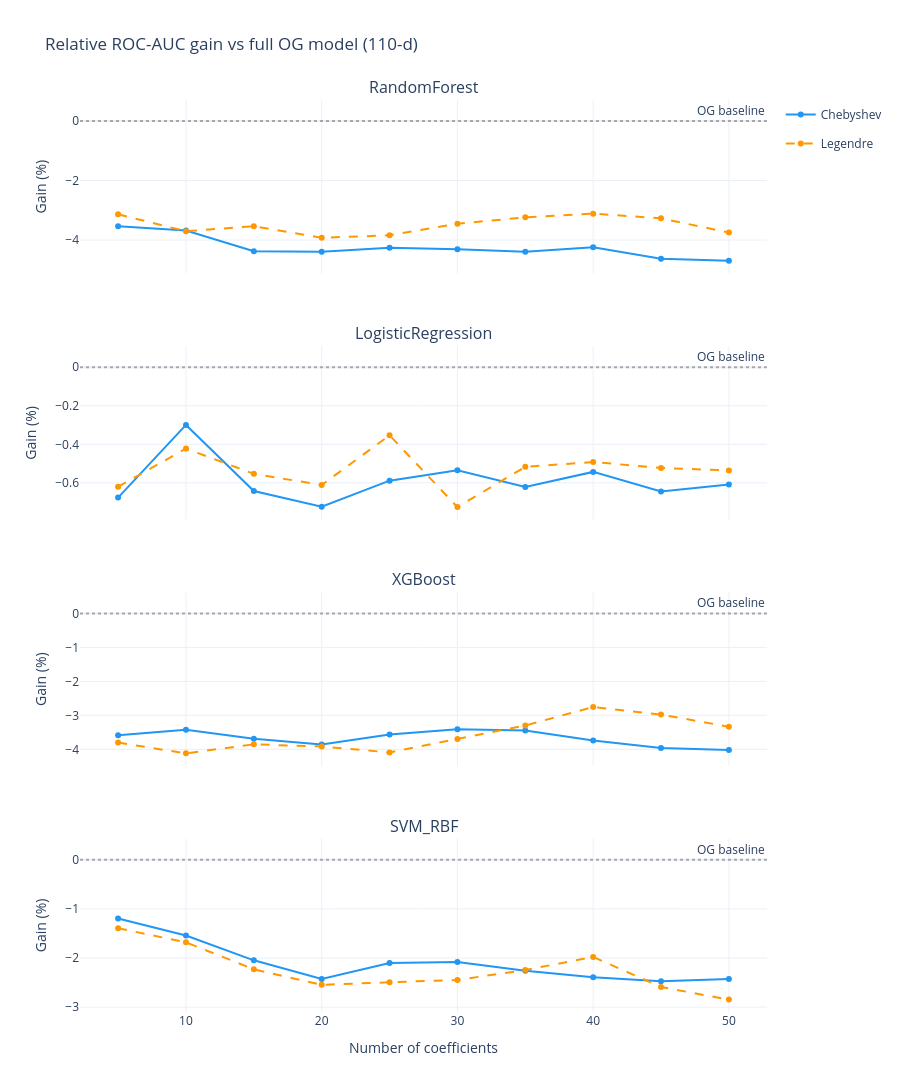
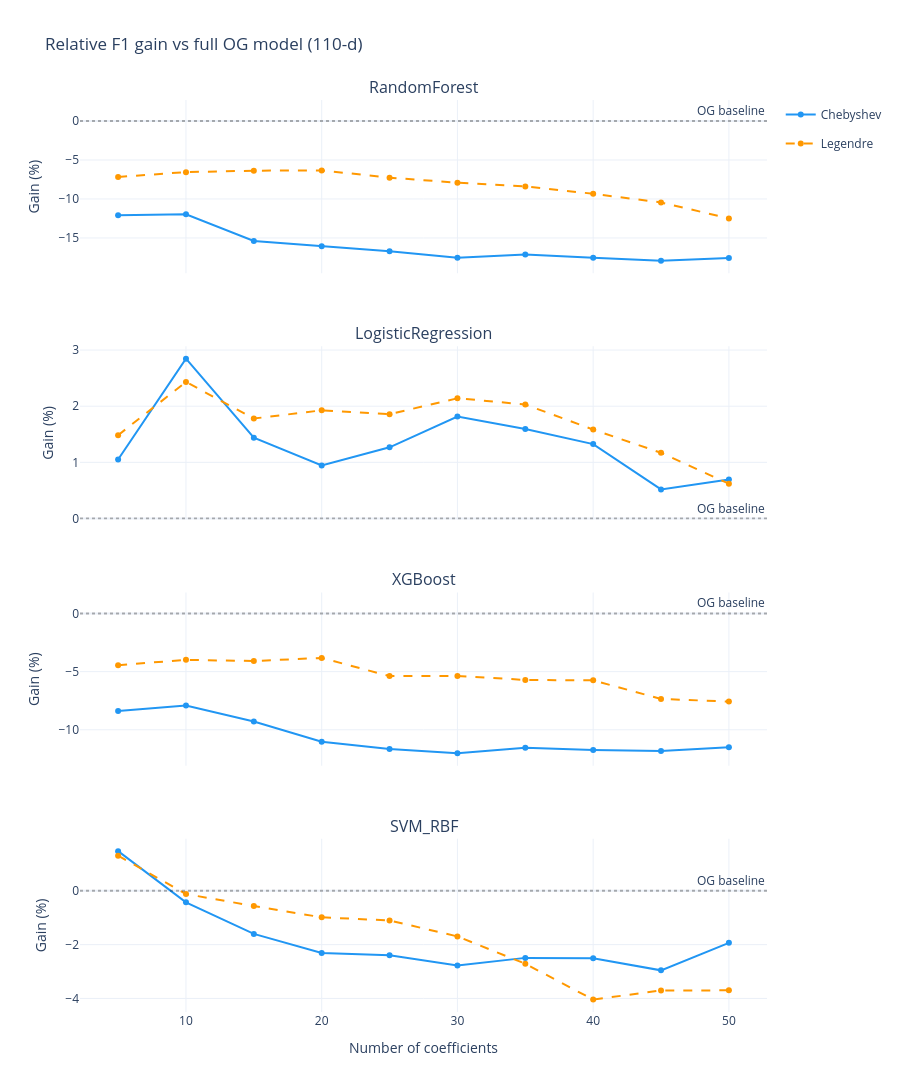

The cell these charts' notebook holds for them, in order:
### Markdown cell above
## 9. Performance Gain Relative to Full Model (OG 110-d)

For each polynomial configuration, we compute the relative gain (%) in ROC-AUC
compared to the full 110-dimensional original representation:

$$\text{Gain}(\%) = \frac{\mu(K) - \mu_{\text{OG}}}{\mu_{\text{OG}}} \times 100$$

Negative values indicate performance loss from dimensionality reduction.

### Code cell
GAIN_METRICS = ["roc_auc", "f1"]
GAIN_LABELS = {"roc_auc": "ROC-AUC", "f1": "F1"}

for metric in GAIN_METRICS:
    n_clf = len(CLASSIFIERS)
    fig = make_subplots(
        rows=n_clf, cols=1,
        subplot_titles=[str(c) for c in CLASSIFIERS],
        shared_xaxes=True,
        vertical_spacing=0.08,
    )

    for i, clf in enumerate(CLASSIFIERS):
        row = i + 1
        show_legend = (i == 0)

        og_val = og_summary[og_summary["classifier"] == clf][f"{metric}_mean"].values
        if len(og_val) == 0:
            continue
        og_val = og_val[0]

        for basis in BASES:
            mask = (summary["basis"] == basis) & (summary["classifier"] == clf)
            sub = summary[mask].sort_values("n_coeffs")
            if sub.empty:
                continue

            x = sub["n_coeffs"].values
            y_gain = ((sub[f"{metric}_mean"].values - og_val) / og_val) * 100

            fig.add_trace(go.Scatter(
                x=x, y=y_gain,
                mode="lines+markers",
                name=basis.capitalize(),
                legendgroup=basis,
                showlegend=show_legend,
                line=dict(color=BASE_COLORS[basis], dash=BASE_DASH[basis]),
                marker=dict(size=6),
                hovertemplate=(
                    f"{basis.capitalize()}<br>"
                    f"K=%{{x}}<br>Gain=%{{y:.2f}}%<extra></extra>"
                ),
            ), row=row, col=1)

        fig.add_hline(y=0, line_dash="dot", line_color="rgba(0,0,0,0.3)",
                      annotation_text="OG baseline", row=row, col=1)

    fig.update_layout(
        height=ROW_HEIGHT * n_clf,
        title_text=f"Relative {GAIN_LABELS[metric]} gain vs full OG model (110-d)",
        showlegend=True,
        template="plotly_white",
    )
    fig.update_yaxes(title_text="Gain (%)")
    fig.update_xaxes(title_text="Number of coefficients", row=n_clf, col=1)
    fig.show()

### Figure 1 — Plotly figure (JSON) as saved in the notebook; plotly's stock layout.template omitted (floating-point values rounded to 4 significant figures)
{"data": [{"hovertemplate": "Chebyshev<br>K=%{x}<br>Gain=%{y:.2f}%<extra></extra>", "legendgroup": "chebyshev", "line": {"color": "#2196F3", "dash": "solid"}, "marker": {"size": 6}, "mode": "lines+markers", "name": "Chebyshev", "showlegend": true, "type": "scatter", "x": [5, 10, 15, 20, 25, 30, 35, 40, 45, 50], "xaxis": "x", "y": [-3.539, -3.678, -4.375, -4.395, -4.261, -4.307, -4.39, -4.239, -4.628, -4.7], "yaxis": "y"}, {"hovertemplate": "Legendre<br>K=%{x}<br>Gain=%{y:.2f}%<extra></extra>", "legendgroup": "legendre", "line": {"color": "#FF9800", "dash": "dash"}, "marker": {"size": 6}, "mode": "lines+markers", "name": "Legendre", "showlegend": true, "type": "scatter", "x": [5, 10, 15, 20, 25, 30, 35, 40, 45, 50], "xaxis": "x", "y": [-3.136, -3.703, -3.537, -3.922, -3.842, -3.451, -3.237, -3.113, -3.27, -3.75], "yaxis": "y"}, {"hovertemplate": "Chebyshev<br>K=%{x}<br>Gain=%{y:.2f}%<extra></extra>", "legendgroup": "chebyshev", "line": {"color": "#2196F3", "dash": "solid"}, "marker": {"size": 6}, "mode": "lines+markers", "name": "Chebyshev", "showlegend": false, "type": "scatter", "x": [5, 10, 15, 20, 25, 30, 35, 40, 45, 50], "xaxis": "x2", "y": [-0.6766, -0.2995, -0.6423, -0.7235, -0.5887, -0.5346, -0.621, -0.5432, -0.6446, -0.6085], "yaxis": "y2"}, {"hovertemplate": "Legendre<br>K=%{x}<br>Gain=%{y:.2f}%<extra></extra>", "legendgroup": "legendre", "line": {"color": "#FF9800", "dash": "dash"}, "marker": {"size": 6}, "mode": "lines+markers", "name": "Legendre", "showlegend": false, "type": "scatter", "x": [5, 10, 15, 20, 25, 30, 35, 40, 45, 50], "xaxis": "x2", "y": [-0.6202, -0.4223, -0.5533, -0.6113, -0.3533, -0.7259, -0.5166, -0.4922, -0.5224, -0.5358], "yaxis": "y2"}, {"hovertemplate": "Chebyshev<br>K=%{x}<br>Gain=%{y:.2f}%<extra></extra>", "legendgroup": "chebyshev", "line": {"color": "#2196F3", "dash": "solid"}, "marker": {"size": 6}, "mode": "lines+markers", "name": "Chebyshev", "showlegend": false, "type": "scatter", "x": [5, 10, 15, 20, 25, 30, 35, 40, 45, 50], "xaxis": "x3", "y": [-3.587, -3.424, -3.686, -3.859, -3.564, -3.408, -3.444, -3.737, -3.959, -4.017], "yaxis": "y3"}, {"hovertemplate": "Legendre<br>K=%{x}<br>Gain=%{y:.2f}%<extra></extra>", "legendgroup": "legendre", "line": {"color": "#FF9800", "dash": "dash"}, "marker": {"size": 6}, "mode": "lines+markers", "name": "Legendre", "showlegend": false, "type": "scatter", "x": [5, 10, 15, 20, 25, 30, 35, 40, 45, 50], "xaxis": "x3", "y": [-3.801, -4.117, -3.852, -3.917, -4.09, -3.694, -3.298, -2.753, -2.974, -3.334], "yaxis": "y3"}, {"hovertemplate": "Chebyshev<br>K=%{x}<br>Gain=%{y:.2f}%<extra></extra>", "legendgroup": "chebyshev", "line": {"color": "#2196F3", "dash": "solid"}, "marker": {"size": 6}, "mode": "lines+markers", "name": "Chebyshev", "showlegend": false, "type": "scatter", "x": [5, 10, 15, 20, 25, 30, 35, 40, 45, 50], "xaxis": "x4", "y": [-1.197, -1.543, -2.047, -2.427, -2.101, -2.081, -2.258, -2.39, -2.474, -2.428], "yaxis": "y4"}, {"hovertemplate": "Legendre<br>K=%{x}<br>Gain=%{y:.2f}%<extra></extra>", "legendgroup": "legendre", "line": {"color": "#FF9800", "dash": "dash"}, "marker": {"size": 6}, "mode": "lines+markers", "name": "Legendre", "showlegend": false, "type": "scatter", "x": [5, 10, 15, 20, 25, 30, 35, 40, 45, 50], "xaxis": "x4", "y": [-1.394, -1.681, -2.229, -2.545, -2.493, -2.446, -2.244, -1.978, -2.59, -2.846], "yaxis": "y4"}], "layout": {"annotations": [{"font": {"size": 16}, "showarrow": false, "text": "RandomForest", "x": 0.5, "xanchor": "center", "xref": "paper", "y": 1, "yanchor": "bottom", "yref": "paper"}, {"font": {"size": 16}, "showarrow": false, "text": "LogisticRegression", "x": 0.5, "xanchor": "center", "xref": "paper", "y": 0.73, "yanchor": "bottom", "yref": "paper"}, {"font": {"size": 16}, "showarrow": false, "text": "XGBoost", "x": 0.5, "xanchor": "center", "xref": "paper", "y": 0.46, "yanchor": "bottom", "yref": "paper"}, {"font": {"size": 16}, "showarrow": false, "text": "SVM_RBF", "x": 0.5, "xanchor": "center", "xref": "paper", "y": 0.19, "yanchor": "bottom", "yref": "paper"}, {"showarrow": false, "text": "OG baseline", "x": 1, "xanchor": "right", "xref": "x domain", "y": 0, "yanchor": "bottom", "yref": "y"}, {"showarrow": false, "text": "OG baseline", "x": 1, "xanchor": "right", "xref": "x2 domain", "y": 0, "yanchor": "bottom", "yref": "y2"}, {"showarrow": false, "text": "OG baseline", "x": 1, "xanchor": "right", "xref": "x3 domain", "y": 0, "yanchor": "bottom", "yref": "y3"}, {"showarrow": false, "text": "OG baseline", "x": 1, "xanchor": "right", "xref": "x4 domain", "y": 0, "yanchor": "bottom", "yref": "y4"}], "height": 1400, "shapes": [{"line": {"color": "rgba(0,0,0,0.3)", "dash": "dot"}, "type": "line", "x0": 0, "x1": 1, "xref": "x domain", "y0": 0, "y1": 0, "yref": "y"}, {"line": {"color": "rgba(0,0,0,0.3)", "dash": "dot"}, "type": "line", "x0": 0, "x1": 1, "xref": "x2 domain", "y0": 0, "y1": 0, "yref": "y2"}, {"line": {"color": "rgba(0,0,0,0.3)", "dash": "dot"}, "type": "line", "x0": 0, "x1": 1, "xref": "x3 domain", "y0": 0, "y1": 0, "yref": "y3"}, {"line": {"color": "rgba(0,0,0,0.3)", "dash": "dot"}, "type": "line", "x0": 0, "x1": 1, "xref": "x4 domain", "y0": 0, "y1": 0, "yref": "y4"}], "showlegend": true, "title": {"text": "Relative ROC-AUC gain vs full OG model (110-d)"}, "xaxis": {"anchor": "y", "domain": [0, 1], "matches": "x4", "showticklabels": false}, "xaxis2": {"anchor": "y2", "domain": [0, 1], "matches": "x4", "showticklabels": false}, "xaxis3": {"anchor": "y3", "domain": [0, 1], "matches": "x4", "showticklabels": false}, "xaxis4": {"anchor": "y4", "domain": [0, 1], "title": {"text": "Number of coefficients"}}, "yaxis": {"anchor": "x", "domain": [0.81, 1], "title": {"text": "Gain (%)"}}, "yaxis2": {"anchor": "x2", "domain": [0.54, 0.73], "title": {"text": "Gain (%)"}}, "yaxis3": {"anchor": "x3", "domain": [0.27, 0.46], "title": {"text": "Gain (%)"}}, "yaxis4": {"anchor": "x4", "domain": [0, 0.19], "title": {"text": "Gain (%)"}}}}

### Figure 2 — Plotly figure (JSON) as saved in the notebook; plotly's stock layout.template omitted (floating-point values rounded to 4 significant figures)
{"data": [{"hovertemplate": "Chebyshev<br>K=%{x}<br>Gain=%{y:.2f}%<extra></extra>", "legendgroup": "chebyshev", "line": {"color": "#2196F3", "dash": "solid"}, "marker": {"size": 6}, "mode": "lines+markers", "name": "Chebyshev", "showlegend": true, "type": "scatter", "x": [5, 10, 15, 20, 25, 30, 35, 40, 45, 50], "xaxis": "x", "y": [-12.1, -11.97, -15.39, -16.05, -16.71, -17.53, -17.12, -17.54, -17.94, -17.57], "yaxis": "y"}, {"hovertemplate": "Legendre<br>K=%{x}<br>Gain=%{y:.2f}%<extra></extra>", "legendgroup": "legendre", "line": {"color": "#FF9800", "dash": "dash"}, "marker": {"size": 6}, "mode": "lines+markers", "name": "Legendre", "showlegend": true, "type": "scatter", "x": [5, 10, 15, 20, 25, 30, 35, 40, 45, 50], "xaxis": "x", "y": [-7.172, -6.558, -6.371, -6.337, -7.264, -7.908, -8.384, -9.334, -10.44, -12.49], "yaxis": "y"}, {"hovertemplate": "Chebyshev<br>K=%{x}<br>Gain=%{y:.2f}%<extra></extra>", "legendgroup": "chebyshev", "line": {"color": "#2196F3", "dash": "solid"}, "marker": {"size": 6}, "mode": "lines+markers", "name": "Chebyshev", "showlegend": false, "type": "scatter", "x": [5, 10, 15, 20, 25, 30, 35, 40, 45, 50], "xaxis": "x2", "y": [1.05, 2.847, 1.438, 0.9446, 1.268, 1.816, 1.593, 1.325, 0.518, 0.6948], "yaxis": "y2"}, {"hovertemplate": "Legendre<br>K=%{x}<br>Gain=%{y:.2f}%<extra></extra>", "legendgroup": "legendre", "line": {"color": "#FF9800", "dash": "dash"}, "marker": {"size": 6}, "mode": "lines+markers", "name": "Legendre", "showlegend": false, "type": "scatter", "x": [5, 10, 15, 20, 25, 30, 35, 40, 45, 50], "xaxis": "x2", "y": [1.484, 2.432, 1.78, 1.927, 1.858, 2.141, 2.03, 1.583, 1.17, 0.6199], "yaxis": "y2"}, {"hovertemplate": "Chebyshev<br>K=%{x}<br>Gain=%{y:.2f}%<extra></extra>", "legendgroup": "chebyshev", "line": {"color": "#2196F3", "dash": "solid"}, "marker": {"size": 6}, "mode": "lines+markers", "name": "Chebyshev", "showlegend": false, "type": "scatter", "x": [5, 10, 15, 20, 25, 30, 35, 40, 45, 50], "xaxis": "x3", "y": [-8.374, -7.918, -9.281, -11.02, -11.65, -12.03, -11.55, -11.73, -11.83, -11.5], "yaxis": "y3"}, {"hovertemplate": "Legendre<br>K=%{x}<br>Gain=%{y:.2f}%<extra></extra>", "legendgroup": "legendre", "line": {"color": "#FF9800", "dash": "dash"}, "marker": {"size": 6}, "mode": "lines+markers", "name": "Legendre", "showlegend": false, "type": "scatter", "x": [5, 10, 15, 20, 25, 30, 35, 40, 45, 50], "xaxis": "x3", "y": [-4.442, -3.986, -4.088, -3.822, -5.386, -5.368, -5.714, -5.75, -7.348, -7.576], "yaxis": "y3"}, {"hovertemplate": "Chebyshev<br>K=%{x}<br>Gain=%{y:.2f}%<extra></extra>", "legendgroup": "chebyshev", "line": {"color": "#2196F3", "dash": "solid"}, "marker": {"size": 6}, "mode": "lines+markers", "name": "Chebyshev", "showlegend": false, "type": "scatter", "x": [5, 10, 15, 20, 25, 30, 35, 40, 45, 50], "xaxis": "x4", "y": [1.47, -0.4305, -1.602, -2.308, -2.397, -2.771, -2.493, -2.505, -2.955, -1.935], "yaxis": "y4"}, {"hovertemplate": "Legendre<br>K=%{x}<br>Gain=%{y:.2f}%<extra></extra>", "legendgroup": "legendre", "line": {"color": "#FF9800", "dash": "dash"}, "marker": {"size": 6}, "mode": "lines+markers", "name": "Legendre", "showlegend": false, "type": "scatter", "x": [5, 10, 15, 20, 25, 30, 35, 40, 45, 50], "xaxis": "x4", "y": [1.303, -0.1225, -0.5678, -0.9864, -1.103, -1.696, -2.711, -4.041, -3.702, -3.698], "yaxis": "y4"}], "layout": {"annotations": [{"font": {"size": 16}, "showarrow": false, "text": "RandomForest", "x": 0.5, "xanchor": "center", "xref": "paper", "y": 1, "yanchor": "bottom", "yref": "paper"}, {"font": {"size": 16}, "showarrow": false, "text": "LogisticRegression", "x": 0.5, "xanchor": "center", "xref": "paper", "y": 0.73, "yanchor": "bottom", "yref": "paper"}, {"font": {"size": 16}, "showarrow": false, "text": "XGBoost", "x": 0.5, "xanchor": "center", "xref": "paper", "y": 0.46, "yanchor": "bottom", "yref": "paper"}, {"font": {"size": 16}, "showarrow": false, "text": "SVM_RBF", "x": 0.5, "xanchor": "center", "xref": "paper", "y": 0.19, "yanchor": "bottom", "yref": "paper"}, {"showarrow": false, "text": "OG baseline", "x": 1, "xanchor": "right", "xref": "x domain", "y": 0, "yanchor": "bottom", "yref": "y"}, {"showarrow": false, "text": "OG baseline", "x": 1, "xanchor": "right", "xref": "x2 domain", "y": 0, "yanchor": "bottom", "yref": "y2"}, {"showarrow": false, "text": "OG baseline", "x": 1, "xanchor": "right", "xref": "x3 domain", "y": 0, "yanchor": "bottom", "yref": "y3"}, {"showarrow": false, "text": "OG baseline", "x": 1, "xanchor": "right", "xref": "x4 domain", "y": 0, "yanchor": "bottom", "yref": "y4"}], "height": 1400, "shapes": [{"line": {"color": "rgba(0,0,0,0.3)", "dash": "dot"}, "type": "line", "x0": 0, "x1": 1, "xref": "x domain", "y0": 0, "y1": 0, "yref": "y"}, {"line": {"color": "rgba(0,0,0,0.3)", "dash": "dot"}, "type": "line", "x0": 0, "x1": 1, "xref": "x2 domain", "y0": 0, "y1": 0, "yref": "y2"}, {"line": {"color": "rgba(0,0,0,0.3)", "dash": "dot"}, "type": "line", "x0": 0, "x1": 1, "xref": "x3 domain", "y0": 0, "y1": 0, "yref": "y3"}, {"line": {"color": "rgba(0,0,0,0.3)", "dash": "dot"}, "type": "line", "x0": 0, "x1": 1, "xref": "x4 domain", "y0": 0, "y1": 0, "yref": "y4"}], "showlegend": true, "title": {"text": "Relative F1 gain vs full OG model (110-d)"}, "xaxis": {"anchor": "y", "domain": [0, 1], "matches": "x4", "showticklabels": false}, "xaxis2": {"anchor": "y2", "domain": [0, 1], "matches": "x4", "showticklabels": false}, "xaxis3": {"anchor": "y3", "domain": [0, 1], "matches": "x4", "showticklabels": false}, "xaxis4": {"anchor": "y4", "domain": [0, 1], "title": {"text": "Number of coefficients"}}, "yaxis": {"anchor": "x", "domain": [0.81, 1], "title": {"text": "Gain (%)"}}, "yaxis2": {"anchor": "x2", "domain": [0.54, 0.73], "title": {"text": "Gain (%)"}}, "yaxis3": {"anchor": "x3", "domain": [0.27, 0.46], "title": {"text": "Gain (%)"}}, "yaxis4": {"anchor": "x4", "domain": [0, 0.19], "title": {"text": "Gain (%)"}}}}
